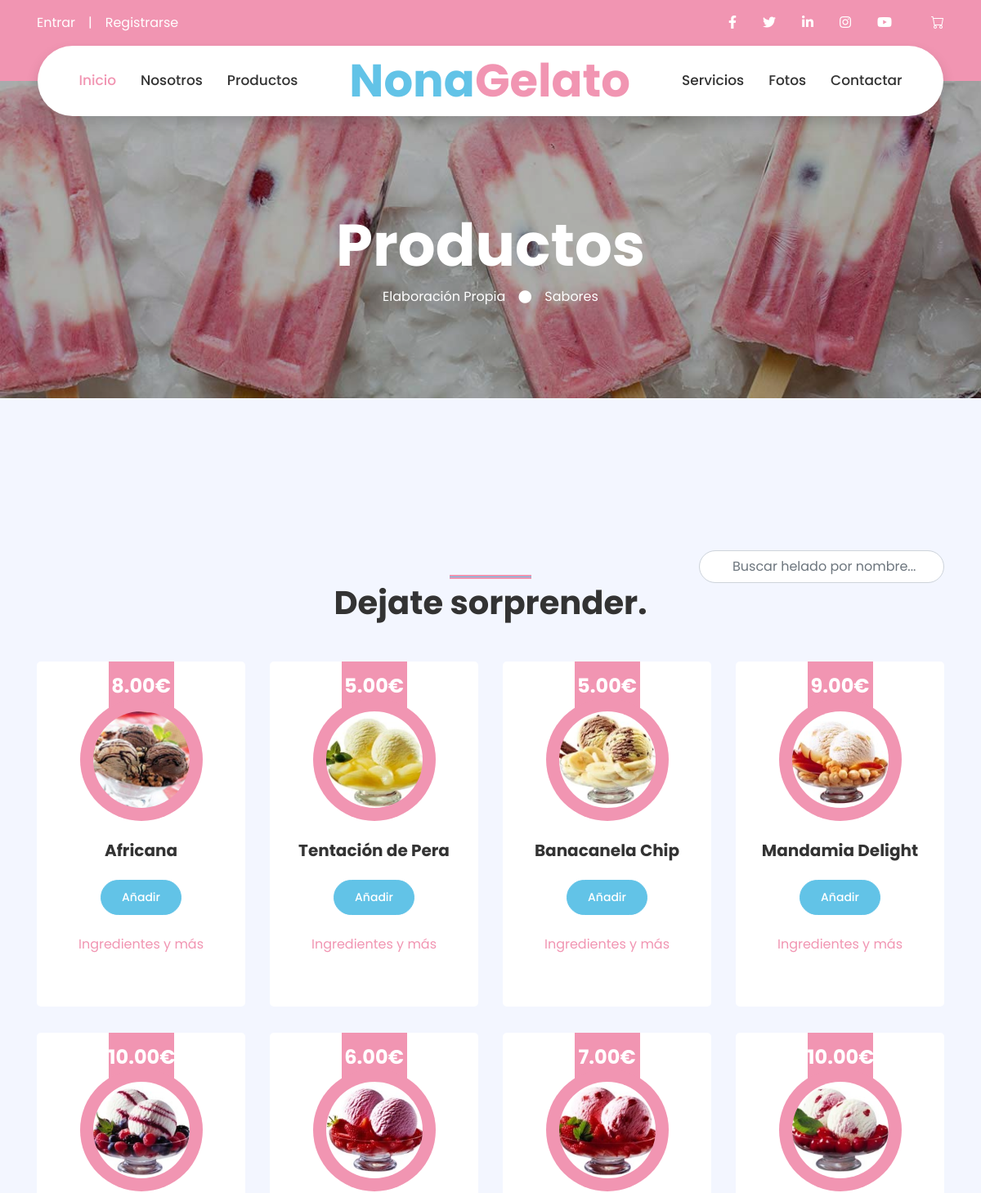
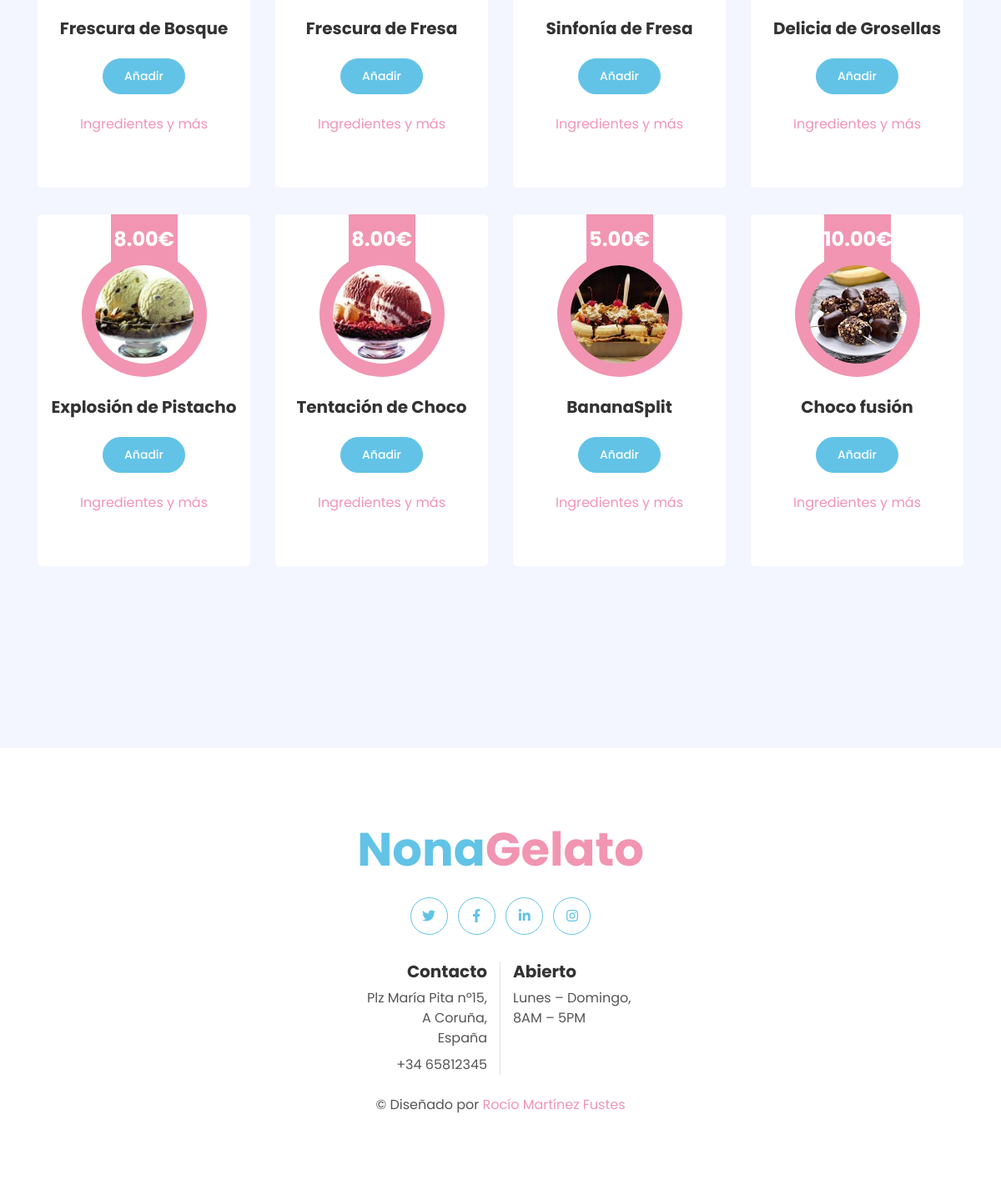
Page /helados/productos/ on the committed database (2 pictures, top to bottom).
### helados/models.py (models this page shows, shortened)
class HeladoRecipienteCristal(models.Model):
    nombre = models.CharField(max_length=255)
    descripcion = models.TextField()
    ingredientes = models.TextField()
    precio = models.DecimalField(max_digits=6, decimal_places=2)
    foto = models.ImageField(null=True, blank=True,upload_to='images/')

### helados/views.py (the view)
# urls.py: path('productos/', views.productos, name='productos'),
def productos(request):
     context = {
        'lista_helados': HeladoRecipienteCristal.objects.all(),
        'total_productos': request.session.get('total_productos', 0),
        'total_pagar': request.session.get('total_pagar', 0),
    }
     return render(request,'helados/productos.html',context)

### helados/templates/helados/productos.html (shortened to what this page needs)
{% extends 'helados/index.html' %}
{% block header %}
    <div class="jumbotron jumbotron-fluid page-header" style="margin-bottom: 90px;">
        <div class="container text-center py-5">
            <h1 class="text-white display-3 mt-lg-5">Productos</h1>
            <div class="d-inline-flex align-items-center text-white">
                <p class="m-0"><a class="text-white" href="{% url 'productos' %}">Elaboración Propia</a></p>
                <i class="fa fa-circle px-3"></i>
                <p class="m-0"><a class="text-white" href="{% url 'sabor' %}">Sabores</a></p>
            </div>
        </div>
    </div>
{% endblock %}
{% block section %}
    {% load static %}
    <div class="container-fluid py-5">
        <div class="container py-5">
            <input type="text" id="buscador" class="form-control ml-auto" style="width: 300px; height: 40px; border-radius: 20px; padding-left: 40px; background-image: url('https://cdn.jsdelivr.net/npm/bootstrap-icons/icons/search.svg'); background-size: 20px; background-position: 10px 50%; background-repeat: no-repeat;" placeholder="Buscar helado por nombre...">
            <div class="row justify-content-center">
                <div class="col-lg-6">
                    <h1 class="section-title position-relative text-center mb-5" name="ancla">Dejate sorprender.</h1>
                </div>
            </div>
                <div class="row">
                    {% for helado in lista_helados %}
                        <div class="col-lg-3 col-md-6 mb-4 pb-2 product-item">
                            <div class="product-item d-flex flex-column align-items-center text-center bg-light rounded py-5 px-3">
                                <div class="bg-primary mt-n5 py-3" style="width: 80px;">
                                    <h4 class="font-weight-bold text-white mb-0">{{ helado.precio }}€</h4>
                                </div>
                                <div class="position-relative bg-primary rounded-circle mt-n3 mb-4 p-3" style="width: 150px; height: 150px;">
                                    {% if helado.foto %}
                                        <img class="rounded-circle w-100 h-100" src="{{ helado.foto.url }}" style="object-fit: cover;">
                                    {% else %}
                                        <img class="rounded-circle w-100 h-100" src="{% static 'helados/img/product-4.jpg' %}" style="object-fit: cover;">
                                    {% endif %}
                                </div>
                                <h5 class="font-weight-bold mb-4">{{ helado.nombre }}</h5>
                                <form method="POST" action="{% url 'carro' 'helado' helado.id %}">
                                    <button type="submit" class="btn btn-sm btn-secondary">Añadir</button>
                                </form>
                                <br>
                                <div class="form-group">
                                    <a href="{% url 'detalle_helados' helado.id %}" class="text-decoration-none text-pink">Ingredientes y más</a>
                                </div>
                            </div>
                        </div>
                    {% endfor %}
                </div>
        </div>
    </div>
{% endblock %}

### helados/templates/helados/index.html (shortened to what this page needs)
{% extends 'helados/base_template.html' %}
{% block header %}
{% load static %}
{% endblock %}

### helados/templates/helados/base_template.html (shortened to what this page needs)
{% load static %}
<!DOCTYPE html>
<html lang="en">
<head>
    <link rel="stylesheet" href="https://cdn.jsdelivr.net/npm/bootstrap-icons@1.3.0/font/bootstrap-icons.css">
    <link href="https://cdnjs.cloudflare.com/ajax/libs/font-awesome/5.10.0/css/all.min.css" rel="stylesheet">
    <link href="{% static 'helados/lib/owlcarousel/assets/owl.carousel.min.css' %}" rel="stylesheet">
    <link href="{% static 'helados/lib/lightbox/css/lightbox.min.css' %}" rel="stylesheet">
    <link href="{% static 'helados/css/style.css' %}" rel="stylesheet">
</head>
<body>
    {% include 'helados/navigation_bar.html'%}
    {% block header %}
    {% endblock %}
    {% block section %}
    {% endblock %}
    <div class="container-fluid footer bg-light py-5" style="margin-top: 90px;">
        <div class="container text-center py-5">
            <div class="row">
                <div class="col-12 mb-4">
                        <h1 class="m-0 mt-n2 display-4 text-primary"><span class="text-secondary">Nona</span>Gelato</h1>
                </div>
                <div class="col-12 mb-4">
                    <a class="btn btn-outline-secondary btn-social mr-2" href="#"><i class="fab fa-twitter"></i></a>
                    <a class="btn btn-outline-secondary btn-social mr-2" href="#"><i class="fab fa-facebook-f"></i></a>
                    <a class="btn btn-outline-secondary btn-social mr-2" href="#"><i class="fab fa-linkedin-in"></i></a>
                    <a class="btn btn-outline-secondary btn-social" href="#"><i class="fab fa-instagram"></i></a>
                </div>
                <div class="col-12 mt-2 mb-4">
                    <div class="row">
                        <div class="col-sm-6 text-center text-sm-right border-right mb-3 mb-sm-0">
                            <h5 class="font-weight-bold mb-2">Contacto</h5>
                            <p class="mb-2">Plz María Pita nº15, <br>A Coruña,<br> España</p>
                            <p class="mb-0">+34 65812345</p>
                        </div>
                        <div class="col-sm-6 text-center text-sm-left">
                            <h5 class="font-weight-bold mb-2">Abierto</h5>
                            <p class="mb-2">Lunes – Domingo,<br> 8AM – 5PM</p>
                        </div>
                    </div>
                </div>
                <div class="col-12">
                    <p class="m-0">&copy; Diseñado por <a href="https://htmlcodex.com">Rocío Martínez Fustes</a>
                    </p>
                </div>
            </div>
        </div>
    </div>
</body>
</html>

### helados/templates/helados/navigation_bar.html (shortened to what this page needs)
 <div class="container-fluid bg-primary py-3 d-none d-md-block">
    <div class="container">
        <div class="row">
            <div class="col-md-6 text-center text-lg-left mb-2 mb-lg-0">
                <div class="d-inline-flex align-items-center">
                    {% if user.is_authenticated %}
                        <li class="nav-item" style="list-style-type: none;"><a class="text-white px-3" href="{% url 'logout' %}">Salir</a></li>
                    {% else %}
                        <li class="nav-item" style="list-style-type: none;"><a class="text-white pr-3" href="{% url 'login' %}">Entrar</a></li>
                        <span class="text-white">|</span>
                        <li class="nav-item" style="list-style-type: none;"><a class="text-white pl-3" href="{% url 'register_user' %}">Registrarse</a>
                    {% endif %}
                </div>
            </div>
            <div class="col-md-6 text-center text-lg-right">
                <div class="d-inline-flex align-items-center">
                    <a class="text-white px-3" href="">
                        <i class="fab fa-facebook-f"></i>
                    </a>
                    <a class="text-white px-3" href="">
                        <i class="fab fa-twitter"></i>
                    </a>
                    <a class="text-white px-3" href="">
                        <i class="fab fa-linkedin-in"></i>
                    </a>
                    <a class="text-white px-3" href="">
                        <i class="fab fa-instagram"></i>
                    </a>
                    <a class="text-white pl-3" href="">
                        <i class="fab fa-youtube"></i>
                    </a>
                    <a class="text-white pl-5" href="{% url 'ver_carro' %}">
                       <i class="fab fa-bi bi-cart"></i>
                    </a>
                </div>
            </div>
        </div>
    </div>
</div>
<div class="container-fluid position-relative nav-bar p-0">
    <div class="container-lg position-relative p-0 px-lg-3" style="z-index: 9;">
        <nav class="navbar navbar-expand-lg bg-white navbar-light shadow p-lg-0">
            <div class="collapse navbar-collapse justify-content-between" id="navbarCollapse">
                <div class="navbar-nav ml-auto py-0">
                    <a href="{% url 'home' %}" class="nav-item nav-link active">Inicio</a>
                    <a href="{% url 'about' %}" class="nav-item nav-link">Nosotros</a>
                    <a href="{% url 'productos' %}" class="nav-item nav-link">Productos</a>
                </div>
                <div class="navbar-brand mx-5 d-none d-lg-block">
                    <h1 class="m-0 display-4 text-primary"><span class="text-secondary">Nona</span>Gelato</h1>
                </div>
                <div class="navbar-nav mr-auto py-0">
                    <a href="{% url 'servicios' %}" class="nav-item nav-link">Servicios</a>
                    <a href="{% url 'galeria' %}" class="nav-item nav-link">Fotos</a>
                    <a href="{% url 'contactar' %}" class="nav-item nav-link">Contactar</a>
                </div>
            </div>
        </nav>
    </div>
</div>

### rows in the picture
HeladoRecipienteCristal: precio "8.00", foto (picture), nombre "Africana"
HeladoRecipienteCristal: precio "5.00", foto (picture), nombre "Tentación de Pera"
HeladoRecipienteCristal: precio "5.00", foto (picture), nombre "Banacanela Chip"
HeladoRecipienteCristal: precio "9.00", foto (picture), nombre "Mandamia Delight"
HeladoRecipienteCristal: precio "10.00", foto (picture), nombre "Frescura de Bosque"
HeladoRecipienteCristal: precio "6.00", foto (picture), nombre "Frescura de Fresa"
HeladoRecipienteCristal: precio "7.00", foto (picture), nombre "Sinfonía de Fresa"
HeladoRecipienteCristal: precio "10.00", foto (picture), nombre "Delicia de Grosellas"
HeladoRecipienteCristal: precio "8.00", foto (picture), nombre "Explosión de Pistacho"
HeladoRecipienteCristal: precio "8.00", foto (picture), nombre "Tentación de Choco"
HeladoRecipienteCristal: precio "5.00", foto (picture), nombre "BananaSplit"
HeladoRecipienteCristal: precio "10.00", foto (picture), nombre "Choco fusión"
